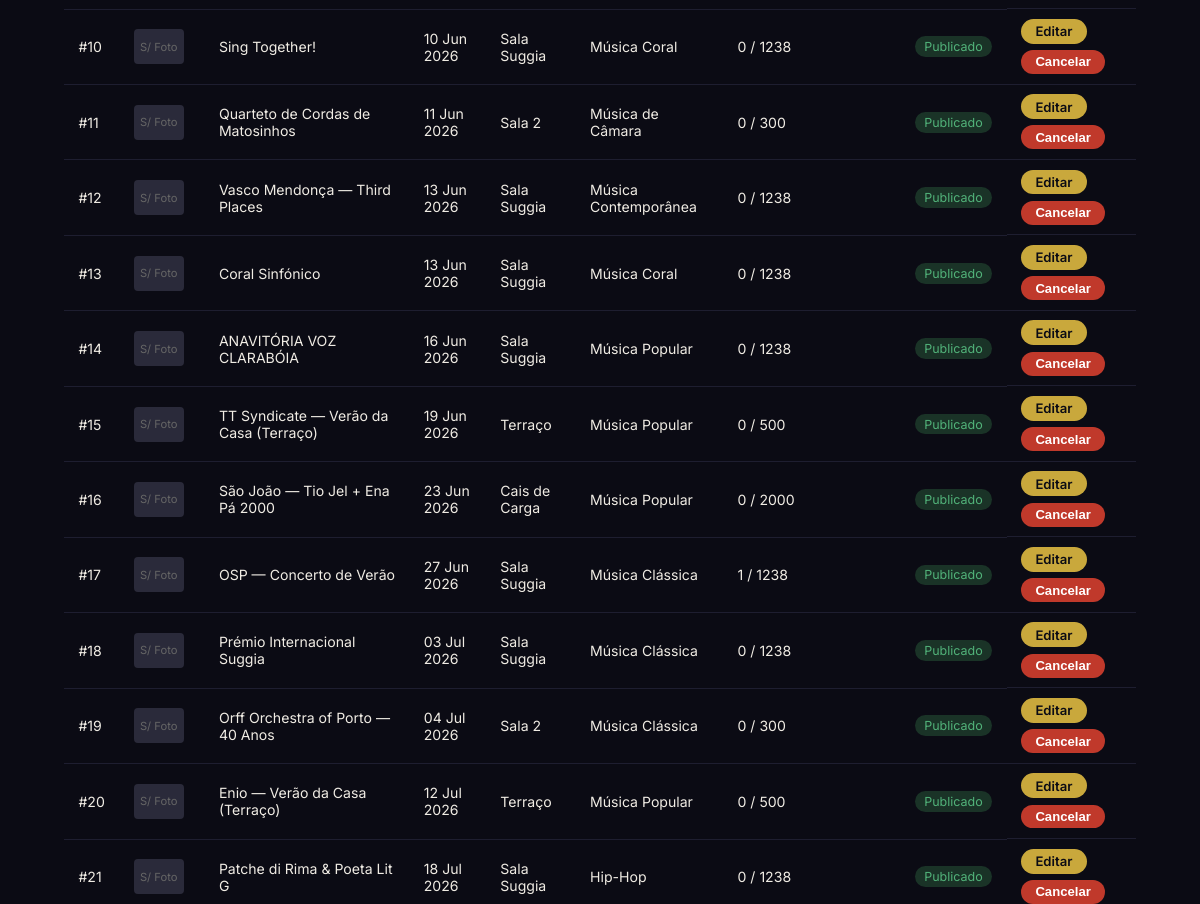
Page /admin/eventos.php (signed in, middle part) on the earlier database version.
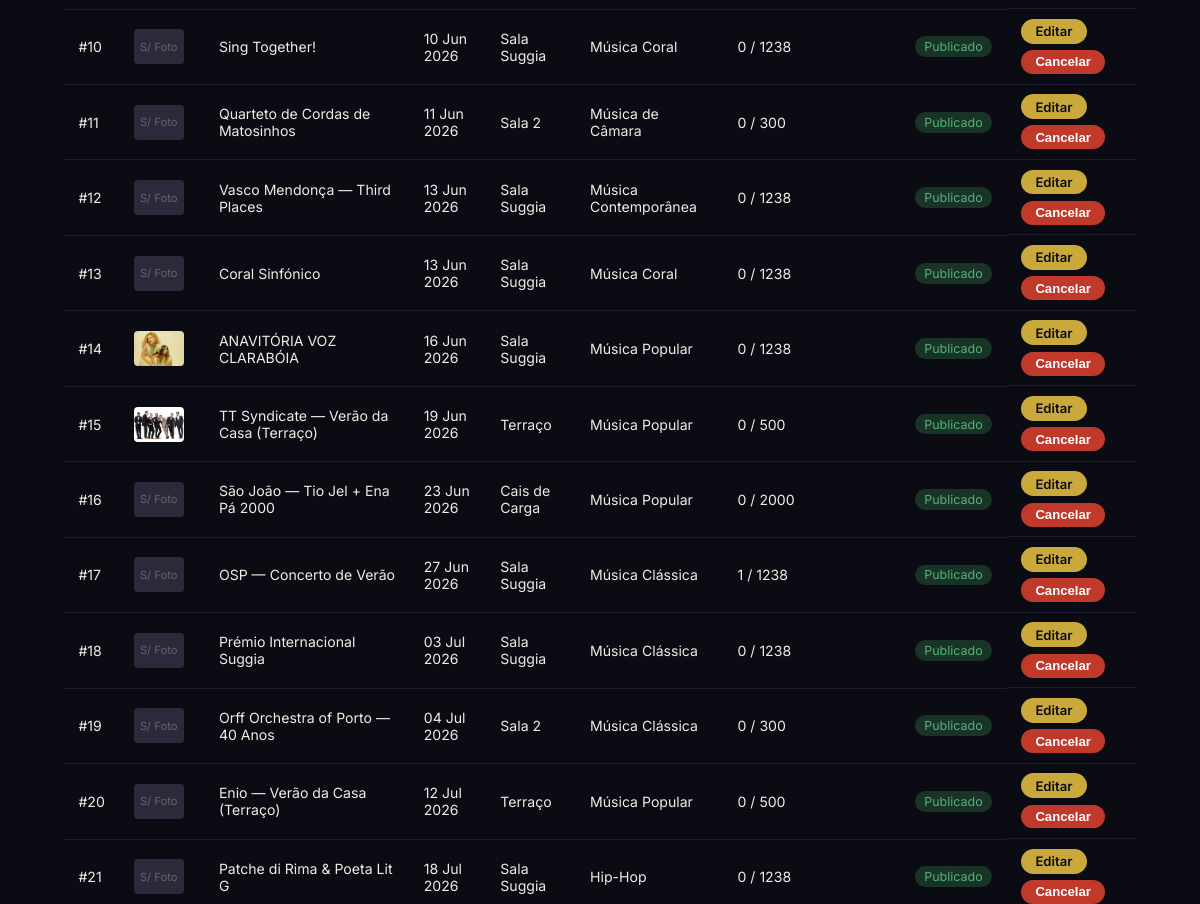
Same page on the later database version.
### tables this page shows
CREATE TABLE "eventos" (
	"id"	INTEGER,
	"nome"	TEXT NOT NULL,
	"descricao"	TEXT,
	"data"	TEXT NOT NULL,
	"hora"	TEXT NOT NULL,
	"sala"	TEXT NOT NULL,
	"categoria"	TEXT NOT NULL,
	"classificacao_etaria"	TEXT DEFAULT 'Livre',
	"capacidade"	INTEGER NOT NULL DEFAULT 300,
	"estado"	TEXT NOT NULL DEFAULT 'rascunho' CHECK("estado" IN ('publicado', 'rascunho', 'cancelado')),
	"data_criacao"	TEXT NOT NULL DEFAULT (datetime('now')),
	"imagem"	TEXT,
	PRIMARY KEY("id" AUTOINCREMENT)
);

### admin/eventos.php (the view, shortened to what this page needs)
<?php
$db = getDB();
$sql = 'SELECT e.id, e.nome, e.data, e.hora, e.sala, e.categoria, e.capacidade, e.estado, e.imagem,
               COALESCE(SUM(ic.quantidade),0) AS vendidos
        FROM eventos e
        LEFT JOIN compras c ON c.evento_id = e.id AND c.estado = \'confirmado\'
        LEFT JOIN itens_compra ic ON ic.compra_id = c.id';
$sql .= ' GROUP BY e.id ORDER BY e.data ASC';
$stmt = $db->prepare($sql);
$res = $stmt->execute();
$eventos = [];
while ($row = $res->fetchArray(SQLITE3_ASSOC)) {
    $eventos[] = $row;
}
$estadoBadge = ['publicado' => 'badge-green', 'rascunho' => 'badge-gray', 'cancelado' => 'badge-red'];
?>
<!DOCTYPE html>
<html lang="pt">
<head>
  <link rel="stylesheet" href="../styles/admin.css" />
</head>
<body>
  <main class="page">
    <div class="table-wrap">
      <table>
        <tbody>
          <?php foreach ($eventos as $ev): ?>
          <tr>
            <td>#<?= (int)$ev['id'] ?></td>
            <td>
              <?php if (!empty($ev['imagem'])): ?>
                <img src="../<?= htmlspecialchars($ev['imagem']) ?>" alt="Capa" style="width: 50px; height: 35px; object-fit: cover; border-radius: 4px; display: block;" />
              <?php else: ?>
                <div style="width: 50px; height: 35px; background: #2a2a3a; border-radius: 4px; display: flex; align-items: center; justify-content: center; font-size: 0.7rem; color: #666;">S/ Foto</div>
              <?php endif; ?>
            </td>
            <td><?= htmlspecialchars($ev['nome']) ?></td>
            <td><?= htmlspecialchars(date('d M Y', strtotime($ev['data']))) ?></td>
            <td><?= htmlspecialchars($ev['sala']) ?></td>
            <td><?= htmlspecialchars($ev['categoria']) ?></td>
            <td><?= (int)$ev['vendidos'] ?> / <?= (int)$ev['capacidade'] ?></td>
            <td><span class="badge <?= $estadoBadge[$ev['estado']] ?? 'badge-gray' ?>"><?= ucfirst(htmlspecialchars($ev['estado'])) ?></span></td>
            <td class="col-actions">
              <a href="evento-editar.php?id=<?= (int)$ev['id'] ?>" class="btn btn-sm">Editar</a>
              <?php if ($ev['estado'] !== 'cancelado'): ?>
              <form method="POST" action="../scripts/cancelar_evento.php" style="display:inline;">
                <button type="button" class="btn btn-sm btn-danger"
                  onclick="pedirConfirmacao(this.closest('form'), '<?= htmlspecialchars(addslashes($ev['nome'])) ?>')">Cancelar</button>
              </form>
              <?php endif; ?>
            </td>
          </tr>
          <?php endforeach; ?>
        </tbody>
      </table>
    </div>
  </main>
</body>
</html>

Differences in the rows shown:
changed eventos "ANAVITÓRIA VOZ CLARABÓIA": imagem: picture added; no longer shows "S/ Foto"
changed eventos "TT Syndicate — Verão da Casa (Terraço)": imagem: picture added; no longer shows "S/ Foto"
